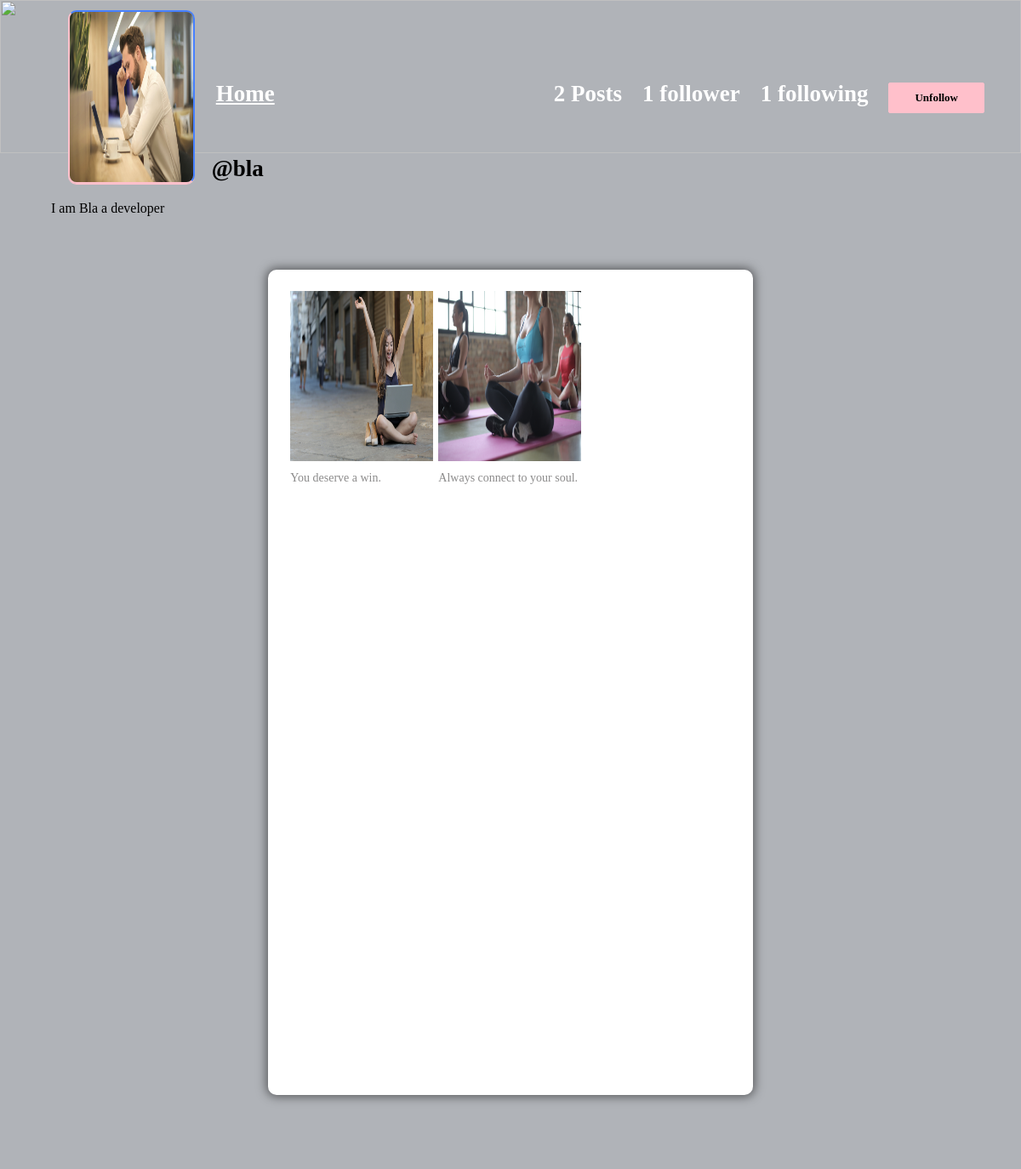
Screenshot of /profile/bla (signed in) with the database file from the repository.
### core/models.py (models this page shows, shortened)
class Profile(models.Model):
    user = models.ForeignKey(user, on_delete=models.CASCADE)
    id_user = models.IntegerField()
    bio = models.TextField(blank=True)
    Profileimg = models.ImageField(upload_to='profile_images', default='blank-profile-picture.png' )
    location = models.CharField(max_length=100, blank=True)
    timeStamp = models.DateTimeField(auto_now_add=True, blank=True)

class Post(models.Model):
    id = models.UUIDField(primary_key=True, default= uuid.uuid4)
    user = models.CharField(max_length=100)
    image = models.ImageField(upload_to='post_images')
    caption =models.TextField()
    timeStamp = models.DateTimeField(default=datetime.now)
    no_of_likes = models.IntegerField(default=0)

### core/views.py (the view)
# urls.py: path('profile/<str:pk>', views.profile, name='profile'),
@login_required(login_url='signin')
def profile(request,pk):
    user_object = User.objects.get(username=pk)
    user_profile = Profile.objects.get(user=user_object)
    user_posts =  Post.objects.filter(user=pk)
    user_post_length = len(user_posts)
    follower = request.user.username
    user =pk
    if FollowersCount.objects.filter(follower=follower, user = user).first():
        button_text = 'Unfollow'
    else:
        button_text = 'Follow'
    user_followers = len(FollowersCount.objects.filter(user=pk))
    user_following = len(FollowersCount.objects.filter(follower=pk))
    context ={
        'user_object': user_object,
        'user_profile' : user_profile,
        'user_posts': user_posts,
        'user_post_length': user_post_length,
        'button_text': button_text,
        'user_followers': user_followers,
        'user_following': user_following,
    }
    return render (request, 'profile.html',context)

### templates/profile.html (shortened to what this page needs)
{% load static %}
<!DOCTYPE html>
<html lang="en">
<head>
    <link rel="stylesheet" href="{% static 'css/main.min.css' %}">
    <link rel="stylesheet" href="{% static 'css/style.css' %}">
    <link rel="stylesheet" href="{% static 'css/color.css' %}">
    <link rel="stylesheet" href="{% static 'css/responsive.css' %}">
</head>
<body>
	<section>
			<div class="feature-photo">
				<figure>
					<img src="{% static 'images/resources/timeline.jpg' %}" style="height: 180px; " alt=""></figure>
				<form action="/follow" method="POST"> {% csrf_token %}
					<div class="add-btn">
					<span style="color: white; font-size: 27px; margin-right: 12em;"><b><u><a href="/">Home</a></u></b></span>
					{% if user_post_length == 0 %}
					<span style="color: white; font-size: 27px;"><b> No Post</b></span>
					{% elif user_post_length == 1 %}
						<span style="color: white; font-size: 27px;"><b>{{user_post_length}} Post</b></span>
					{% else %}
					<span style="color: white; font-size: 27px;"><b>{{user_post_length}} Posts</b></span>
					{% endif %}
					{% if user_followers == 0 or user_followers == 1 %}
					<span style="color: white; font-size: 27px;"><b>{{user_followers}} follower</b></span>
					{% else %}
					<span style="color: white; font-size: 27px;"><b>{{user_followers}} followers</b></span>
					{% endif %}
					<span style="color: white; font-size: 27px;"><b>{{user_following}} following</b></span>
					{% if user_object.username == user.username %}
					<a href="/settings" title="" data-ripple="">Account settings</a>
					{% else %}
					<a href="" title="" data-ripple="">
						<button type="submit" style="background-color: #ffc0cb; border: #ffc0cb;">{{button_text}}</button></a>
					{% endif %}
					</div>
				</form>
				<div class="container-fluid">
					<div class="row merged">
						<div class="col-lg-2 col-sm-3">
							<div class="user-avatar">
								<figure>
									<img src="{{user_profile.Profileimg.url}}" style="height: 200px; width: 100%;" alt="profile image">
								</figure>
							</div>
						</div>
						<div class="col-lg-10 col-sm-9">
							<div class="timeline-info">
								<ul>
									<li class="admin-name">
									  <h5 style="color: black;white-space: nowrap; width: 110px; font-size: 27px;"><b>@{{user_profile.user.username}}</b></h5>
									</li>
								</ul>
							</div>
						</div>
					</div>
				</div>
			</div>
		</section>
		<section>
			<div class="bio">
				{{user_profile.bio}}
			</div>
		</section>
	<section>
		<div class="gap gray-bg">
			<div class="container-fluid">
				<div class="row">
					<div class="col-lg-12">
						<div class="row" id="page-contents">
							<div class="col-lg-3">
								<aside class="sidebar static">
								</aside>
							</div>
							<div class="col-lg-6">
								<div class="central-meta">
									<ul class="photos">
										{% for post in user_posts  %}
											<li>
											<a class="strip" href="{{post.image.url}}" title="" data-strip-group="mygroup" data-strip-group-options="loop: false">
												<img src="{{post.image.url}}" style="height: 200px; width: 300px;" alt=""></a>
												<p>{{post.caption}}</p>
										</li>
										{% endfor %}
									</ul>
								</div>
							</div>
							<div class="col-lg-3">
								<aside class="sidebar static">
								</aside>
							</div>
						</div>
					</div>
				</div>
			</div>
		</div>
	</section>
</body>
</html>

### static/css/color.css (style rules this page uses)
#nprogress .bar, .timeline-info > ul li a::before, .add-btn > a, .activitiez > li::before, form button, .colla-apps > li a:hover, a.underline:before, .setting-row input:checked + label, .user-avatar:hover .edit-phto, .error-meta > a, .color-bg, .add-butn, .nav.nav-tabs.likes-btn > li a.active, a.dislike-btn, .drop > a:hover, .btn-view.btn-load-more:hover, .accordion .card h5 button[aria-expanded="true"], .chat-head, .f-page > figure em, .inbox-panel-head > ul > li > a, .nav-tabs--left .nav-link.active, .nav-tabs--left .nav-link.active:hover, footer .widget-title h4::before, #topcontrol, .sidebar .widget-title::before, .f-title::before, .g-post-classic > figure > i::after, .purify > a, .help-list > a:hover, .open-position::before, .info > a, .category-box:hover, .category-box.selected, a.main-btn, .section-heading::before, .getquot-baner, .more-branches > h4::before, .is-helpful > a, .cart-optionz > li > a:hover, .paginationz > li a:hover, .paginationz > li a.active, .shopping-cart, a.btn2:hover, .form-submit > input[type="submit"], button.submit-checkout, .delete-cart:hover, .proceed .button, .amount-area .update-cart, a.addnewforum, .apply-bttons > a { background: orange; }

### static/css/responsive.css (style rules this page uses)
@media screen and (max-width: 1281px) and (min-width: 1024px) { .photos > li { min-width: 32.2%; width: 32.2%; } }
@media screen and (max-width: 1281px) and (min-width: 1024px) { .timeline-info { line-height: 51px; } }
@media screen and (max-width: 1281px) and (min-width: 1024px) { .timeline-info .admin-name > h5 { font-size: 20px; } }
@media screen and (max-width: 1281px) and (min-width: 1024px) { .user-avatar { width: 80.2% } }

### rows the page displays
Profile: Profileimg (picture), user.username "bla", bio "I am Bla a developer"
Post: image (picture), caption "You deserve a win."
Post: image (picture), caption "Always connect to your soul."

### other values shown
{{ user_post_length }} "2"
{{ user_followers }} "1"
{{ user_following }} "1"
{{ button_text }} "Unfollow"
